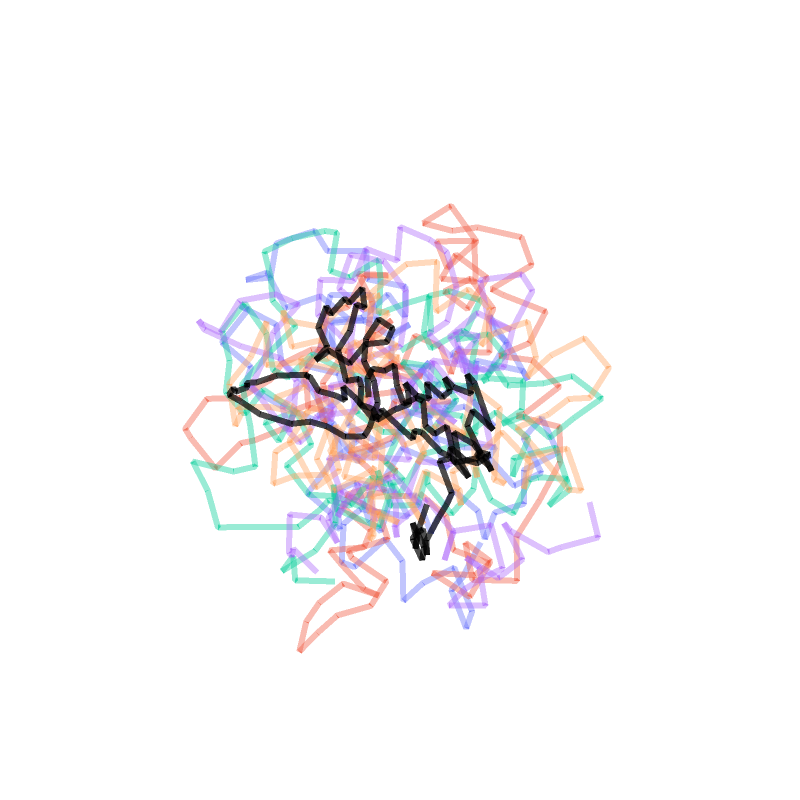

The notebook cell this image was saved under:
### Code cell
CDT.overlayCluster(MolPath,RunName,0)

### Figure 1 — Plotly figure (JSON) as saved in the notebook; plotly's stock layout.template omitted (floating-point values rounded to 4 significant figures; data arrays with more than 128 entries replaced by an {"elided": "..."} marker saying what was removed)
{"data": [{"line": {"colorscale": [[0, "rgb(255,255,255)"], [0.125, "rgb(240,240,240)"], [0.25, "rgb(217,217,217)"], [0.375, "rgb(189,189,189)"], [0.5, "rgb(150,150,150)"], [0.625, "rgb(115,115,115)"], [0.75, "rgb(82,82,82)"], [0.875, "rgb(37,37,37)"], [1, "rgb(0,0,0)"]], "width": 12}, "mode": "lines", "opacity": 0.4, "showlegend": false, "type": "scatter3d", "x": {"elided": "129 float values"}, "y": {"elided": "129 float values"}, "z": {"elided": "129 float values"}}, {"line": {"colorscale": [[0, "rgb(255,255,255)"], [0.125, "rgb(240,240,240)"], [0.25, "rgb(217,217,217)"], [0.375, "rgb(189,189,189)"], [0.5, "rgb(150,150,150)"], [0.625, "rgb(115,115,115)"], [0.75, "rgb(82,82,82)"], [0.875, "rgb(37,37,37)"], [1, "rgb(0,0,0)"]], "width": 12}, "mode": "lines", "opacity": 0.4, "showlegend": false, "type": "scatter3d", "x": {"elided": "129 float values"}, "y": {"elided": "129 float values"}, "z": {"elided": "129 float values"}}, {"line": {"colorscale": [[0, "rgb(255,255,255)"], [0.125, "rgb(240,240,240)"], [0.25, "rgb(217,217,217)"], [0.375, "rgb(189,189,189)"], [0.5, "rgb(150,150,150)"], [0.625, "rgb(115,115,115)"], [0.75, "rgb(82,82,82)"], [0.875, "rgb(37,37,37)"], [1, "rgb(0,0,0)"]], "width": 12}, "mode": "lines", "opacity": 0.4, "showlegend": false, "type": "scatter3d", "x": {"elided": "129 float values"}, "y": {"elided": "129 float values"}, "z": {"elided": "129 float values"}}, {"line": {"colorscale": [[0, "rgb(255,255,255)"], [0.125, "rgb(240,240,240)"], [0.25, "rgb(217,217,217)"], [0.375, "rgb(189,189,189)"], [0.5, "rgb(150,150,150)"], [0.625, "rgb(115,115,115)"], [0.75, "rgb(82,82,82)"], [0.875, "rgb(37,37,37)"], [1, "rgb(0,0,0)"]], "width": 12}, "mode": "lines", "opacity": 0.4, "showlegend": false, "type": "scatter3d", "x": {"elided": "129 float values"}, "y": {"elided": "129 float values"}, "z": {"elided": "129 float values"}}, {"line": {"colorscale": [[0, "rgb(255,255,255)"], [0.125, "rgb(240,240,240)"], [0.25, "rgb(217,217,217)"], [0.375, "rgb(189,189,189)"], [0.5, "rgb(150,150,150)"], [0.625, "rgb(115,115,115)"], [0.75, "rgb(82,82,82)"], [0.875, "rgb(37,37,37)"], [1, "rgb(0,0,0)"]], "width": 12}, "mode": "lines", "opacity": 0.4, "showlegend": false, "type": "scatter3d", "x": {"elided": "129 float values"}, "y": {"elided": "129 float values"}, "z": {"elided": "129 float values"}}, {"line": {"color": "black", "colorscale": [[0, "rgb(255,255,255)"], [0.125, "rgb(240,240,240)"], [0.25, "rgb(217,217,217)"], [0.375, "rgb(189,189,189)"], [0.5, "rgb(150,150,150)"], [0.625, "rgb(115,115,115)"], [0.75, "rgb(82,82,82)"], [0.875, "rgb(37,37,37)"], [1, "rgb(0,0,0)"]], "width": 12}, "mode": "lines", "opacity": 0.7, "showlegend": false, "type": "scatter3d", "x": {"elided": "129 float values"}, "y": {"elided": "129 float values"}, "z": {"elided": "129 float values"}}], "layout": {"height": 800, "margin": {"b": 0, "l": 0, "r": 0, "t": 0}, "scene": {"aspectmode": "manual", "aspectratio": {"x": 1, "y": 1, "z": 1}, "xaxis": {"gridcolor": "white", "nticks": 0, "showbackground": false, "showticklabels": false, "title": {"text": ""}, "zerolinecolor": "white"}, "yaxis": {"gridcolor": "white", "nticks": 0, "showbackground": false, "showticklabels": false, "title": {"text": ""}, "zerolinecolor": "white"}, "zaxis": {"gridcolor": "white", "nticks": 0, "showbackground": false, "showticklabels": false, "title": {"text": ""}, "zerolinecolor": "white"}}, "showlegend": false, "width": 800}}
